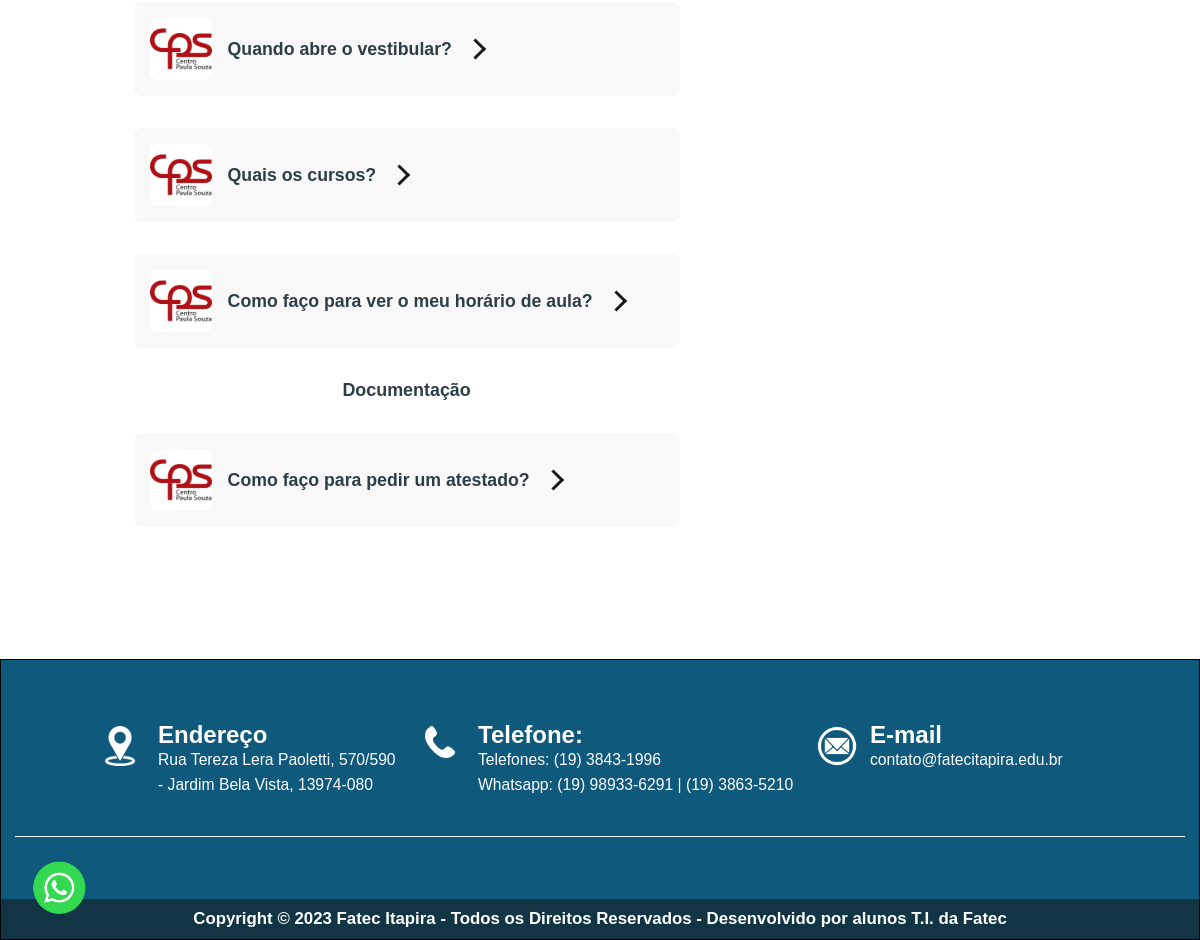
The app's page /principal.php (lower part), older data.
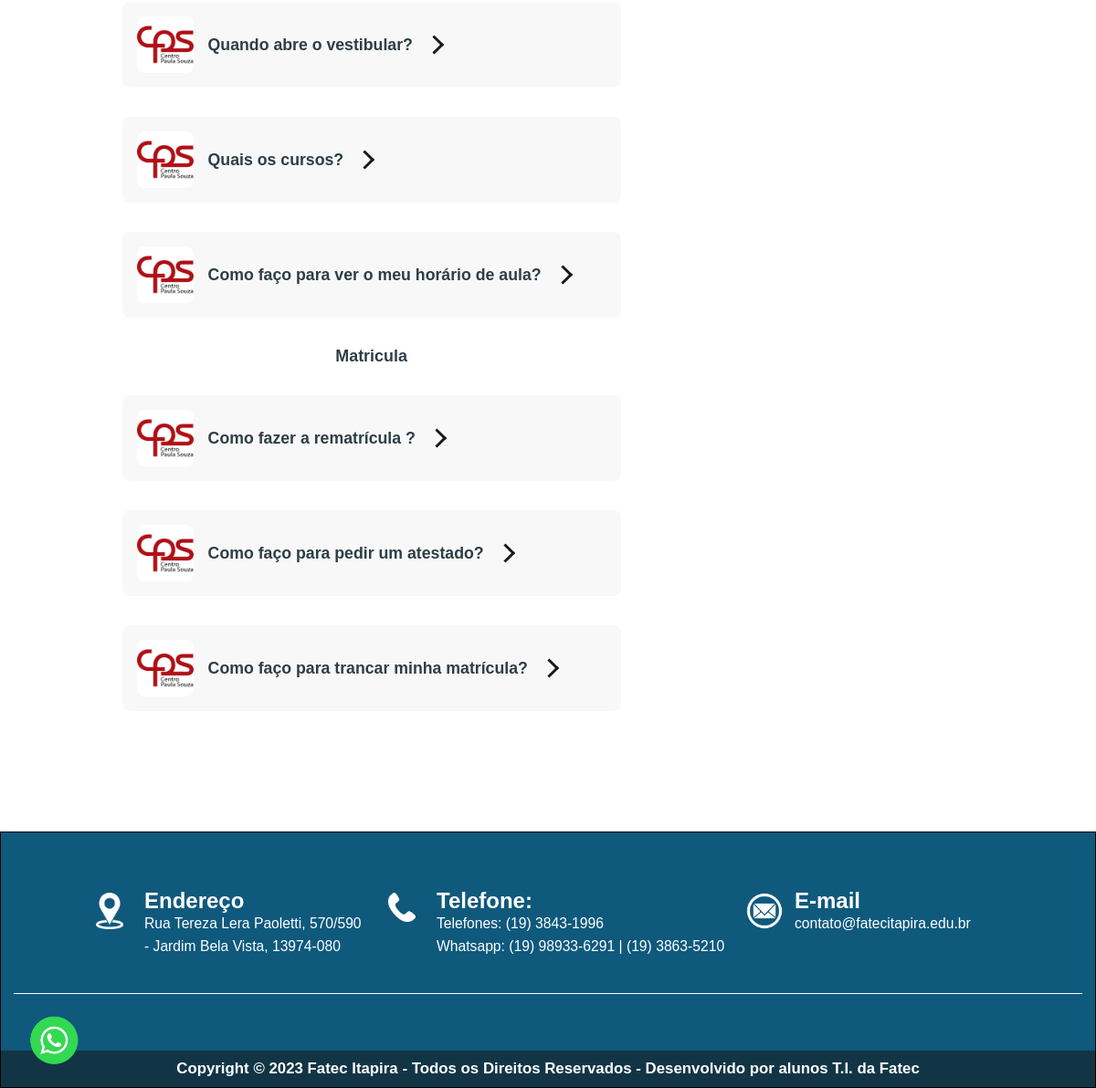
The same page, newer data.
### tables this page shows
CREATE TABLE `perguntas` (
  `idPerguntas` int(10) UNSIGNED NOT NULL,
  `Usuarios_idUsuarios` int(10) UNSIGNED DEFAULT NULL,
  `temas_idTemas` int(10) UNSIGNED NOT NULL,
  `Autor` varchar(30) DEFAULT NULL,
  `ConteudoPergunta` text NOT NULL,
  `Resposta` text,
  `Status` varchar(50) DEFAULT 'Pendente',
  `DataSubmissao` datetime NOT NULL DEFAULT current_timestamp(),
  `UltimaAtualizacao` datetime DEFAULT NULL,
  `Visivel` tinyint(1) DEFAULT 1
);

CREATE TABLE `temas` (
  `idTemas` int(10) UNSIGNED NOT NULL,
  `NomeTema` varchar(50) NOT NULL,
  `idTemaPai` int(10) UNSIGNED DEFAULT NULL
);

### principal.php (the view, shortened to what this page needs)
<?php
require_once 'conexao.php';
?>
<!DOCTYPE html>
<html lang="pt-BR">
<head>
    <link rel="stylesheet" href="css/principal.css">
</head>
<body>
    <main main class="flex-container">
        <section class="conteudo">
            <div class="page">
                <details class="card">
                    <summary class="card__header">
                        <img class="card__avatar" alt="Imagem aqui" src="img/cps_fatec.jpg">
                        <h1>Quando abre o vestibular?</h1>
                        <span class="card__indicator"></span>
                    </summary>
                </details>
                <details class="card">
                    <summary class="card__header">
                        <img class="card__avatar" alt="Imagem cps_fatec" src="img/cps_fatec.jpg">
                        <h1>Quais os cursos?</h1>
                        <span class="card__indicator"></span>
                    </summary>
                </details>
                <details class="card">
                    <summary class="card__header">
                        <img class="card__avatar" alt="Imagem cps_fatec" src="img/cps_fatec.jpg">
                        <h1>Como faço para ver o meu horário de aula?</h1>
                        <span class="card__indicator"></span>
                    </summary>
                </details>
                <?php
                    $query = "SELECT t.idTemas, t.NomeTema, p.ConteudoPergunta, p.Resposta
                            FROM temas t
                            LEFT JOIN perguntas p ON t.idTemas = p.temas_idTemas
                            WHERE p.Status = 'Aprovado'
                            ORDER BY t.NomeTema";
                    $stmt = $conn->prepare($query);
                    $stmt->execute();
                    if ($stmt->rowCount() > 0) {
                        $temaAtual = null;
                        foreach ($stmt as $row) {
                            if ($temaAtual !== $row['NomeTema']) {
                                echo '<h2>' . $row['NomeTema'] . '</h2>';
                                $temaAtual = $row['NomeTema'];
                            }
                            echo '<details class="card">';
                            echo '<summary class="card__header">';
                            echo '<img class="card__avatar" alt="Imagem cps_fatec" src="img/cps_fatec.jpg">';
                            echo "<h1>" . nl2br($row['ConteudoPergunta']) . "</h1>";
                            echo '<span class="card__indicator"></span>';
                            echo '</summary>';
                            echo '</details>';
                        }
                    } else {
                        echo '<p>Nenhuma pergunta aprovada no momento.</p>';
                    }
                    ?>
            </div>
        </section>
        <div class="contato_whatsapp">
            <a href="https://api.whatsapp.com/send?phone=551938635210&amp;text=" target="_blank" rel="whatsapp">
                <img src="icon/whatsapp-icon-png-whatsapp-transparent.png" alt="Whatsapp">
            </a>
        </div>
    </main>
    <footer class="rodape">
        <div class="container_footer">
            <div class="footer">
                <div class="img_icone" title="icone">
                    <img src="icon/location-icon-white-png.png" width="30px" height="auto" alt="">
                </div>
                <h2><strong>Endereço</strong></h2>
                <p>Rua Tereza Lera Paoletti, 570/590 - Jardim Bela Vista, 13974-080</p>
            </div>
            <div class="footer">
                <div class="img_icone" title="icone">
                    <img src="icon/telefone-do-lab-white-contact-icon-png.png" width="30px" height="auto"
                        alt="icone telefone">
                </div>
                <h2><strong>Telefone:</strong></h2>
                <p>Telefones: (19) 3843-1996</p>
                <p>Whatsapp: (19) 98933-6291 | (19) 3863-5210</p>
            </div>
            <div class="footer">
                <div class="img_icone" title="icone">
                    <img src="icon/mail-png-994910.png" width="40px" height="auto" alt="icone email">
                </div>
                <h2><strong>E-mail</strong></h2>
                <p>contato@fatecitapira.edu.br</p>
            </div>
        </div>
        <div class="Copyright">
            <h3>Copyright © 2023 Fatec Itapira - Todos os Direitos Reservados - Desenvolvido por alunos T.I. da Fatec
            </h3>
        </div>
    </footer>
</body>
</html>

Row changes from the older to the newer data that the page shows:
now on this page (row edited): perguntas: temas_idTemas.NomeTema "Matricula", ConteudoPergunta "Como fazer a rematrícula ?"
changed perguntas "Como faço para pedir um atestado?": temas_idTemas.NomeTema "Documentação" → (not shown)
added perguntas: ConteudoPergunta "Como faço para trancar minha matrícula?"
